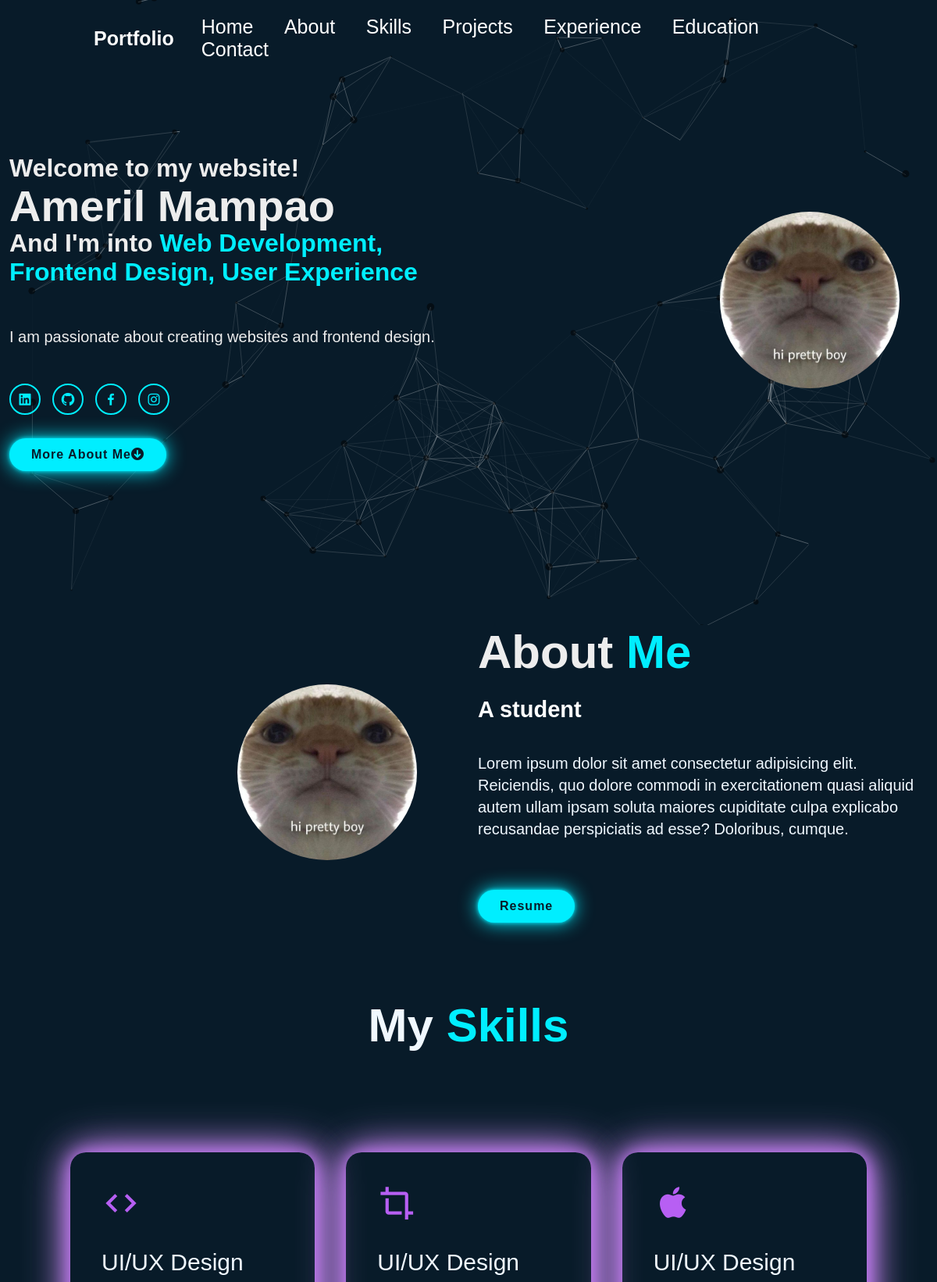
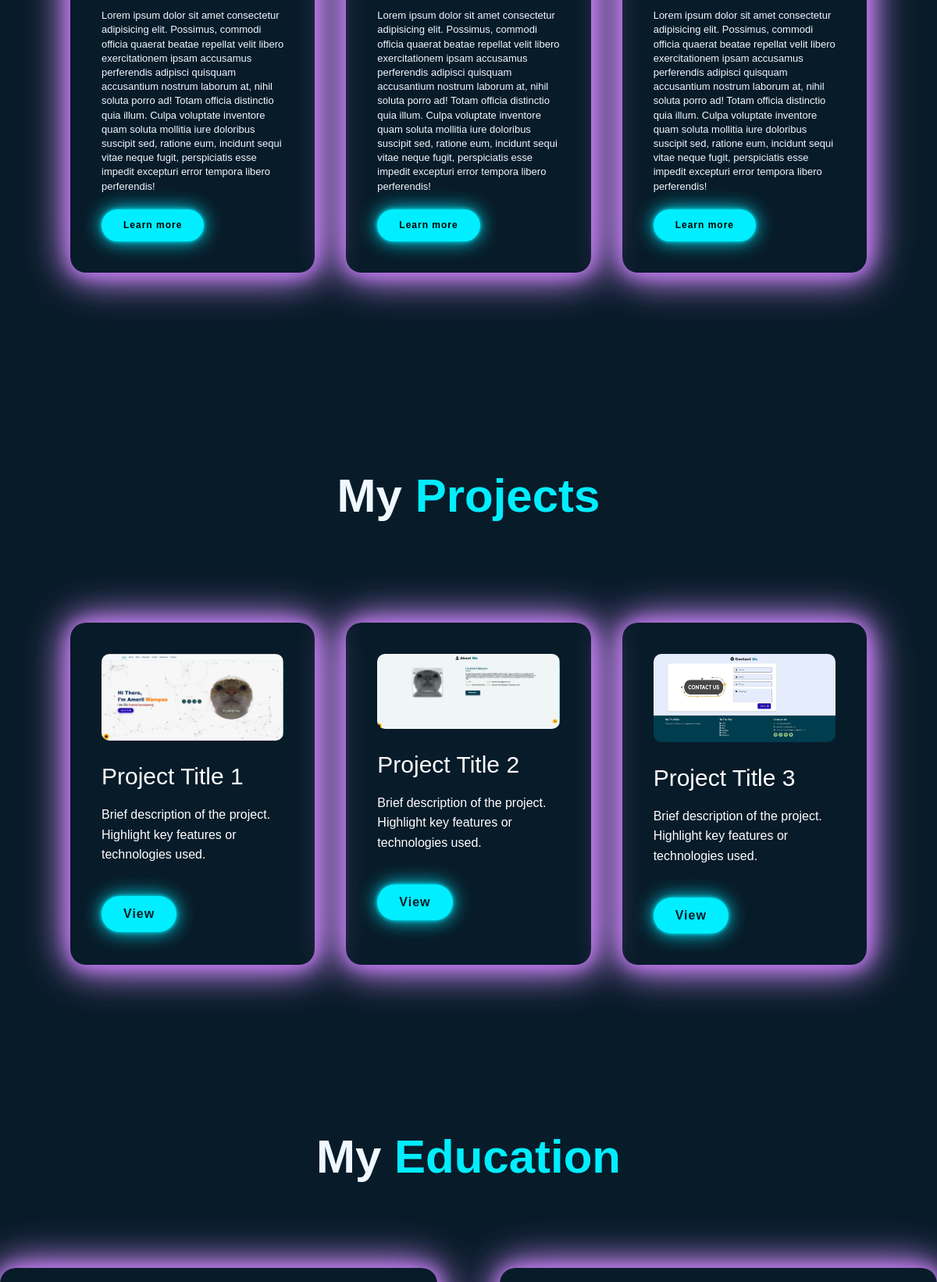
The page / (upper part) on the database its author committed (2 pictures, top to bottom).
### tables this page shows
CREATE TABLE `home` (
  `home_id` int(11) NOT NULL,
  `home_profile_image` varchar(255) NOT NULL,
  `home_welcome_message` varchar(255) NOT NULL,
  `home_title` varchar(255) NOT NULL,
  `home_description` varchar(255) NOT NULL,
  `typing_texts` longtext NOT NULL CHECK (json_valid(`typing_texts`)),
  `contact_info_id` int(11) DEFAULT NULL
);

CREATE TABLE `about` (
  `about_id` int(11) NOT NULL,
  `about_title` varchar(255) NOT NULL,
  `about_subtitle` varchar(255) NOT NULL,
  `about_description` text NOT NULL,
  `resume_link` varchar(255) NOT NULL,
  `home_id` int(11) DEFAULT NULL
);

CREATE TABLE `skills` (
  `skills_id` int(11) NOT NULL,
  `skills_icon_class` varchar(255) NOT NULL,
  `skills_title` varchar(255) NOT NULL,
  `skills_description` text NOT NULL,
  `skills_learn_more_link` varchar(255) NOT NULL
);

CREATE TABLE `projects` (
  `projects_id` int(11) NOT NULL,
  `projects_title` varchar(255) NOT NULL,
  `projects_description` text DEFAULT NULL,
  `projects_image_url` varchar(255) DEFAULT NULL,
  `projects_url` varchar(255) DEFAULT NULL
);

### classes/database.php (called while the page is built, shortened)
<?php
class database{
    function opencon(){
        return new PDO('mysql:host=localhost; dbname=web', 'root', '');
    }
             function fetchFooterData() {
                try {
                    $con = $this->opencon();
                    $query = $con->query("SELECT title, phone, email, address, linkedin, github, facebook, instagram FROM contact_info LIMIT 1");
                    return $query->fetch(PDO::FETCH_ASSOC);
                } catch (PDOException $e) {
                    return false;
                }
            }
            function fetchEducationData() {
                try {
                    $con = $this->opencon();
                    $query = $con->query("SELECT * FROM education");
                    return $query->fetchAll(PDO::FETCH_ASSOC);
                } catch (PDOException $e) {
                    return false;
                }
            }
            function fetchProjectsData() {
                try {
                    $con = $this->opencon();
                    $query = $con->query("SELECT * FROM projects");
                    return $query->fetchAll(PDO::FETCH_ASSOC);
                } catch (PDOException $e) {
                    return false;
                }
            }
            function fetchSkillsData() {
                try {
                    $con = $this->opencon();
                    $query = $con->query("SELECT * FROM skills");
                    return $query->fetchAll(PDO::FETCH_ASSOC);
                } catch (PDOException $e) {
                    return false;
                }
            }
            function fetchHomeData() {
                try {
                    $con = $this->opencon();
                    $query = $con->query("SELECT home.home_id, home.home_profile_image, home.home_welcome_message, home.home_title,
                                          home.home_description, home.typing_texts, contact_info.linkedin, contact_info.github,
                                          contact_info.facebook, contact_info.instagram
                                          FROM home
                                          INNER JOIN contact_info ON home.contact_info_id = contact_info.contact_info_id");
                    return $query->fetchAll(PDO::FETCH_ASSOC);
                } catch (PDOException $e) {
                    return false;
                }
            }
            function fetchAboutData() {
                try {
                    $con = $this->opencon();
                    $query = $con->query("SELECT about.about_id, about.about_title, about.about_subtitle, about.about_description, about.resume_link, home.home_profile_image
                                          FROM about
                                          INNER JOIN home ON about.home_id = home.home_id");
                    return $query->fetchAll(PDO::FETCH_ASSOC);
                } catch (PDOException $e) {
                    return false;
                }
            }
        }

### index.php (the view, shortened to what this page needs)
<?php
require_once('classes/database.php');
$con = new database ();
$footerData = $con->fetchFooterData();
$fetchProjectsData = $con->fetchProjectsData();
$fetchSkillsData = $con->fetchSkillsData();
$fetchHomeData = $con->fetchHomeData();
$fetchAboutData = $con->fetchAboutData();
$socialMediaLinks = '<div class="home-sci">';
if (!empty($footerData['linkedin'])) {
    $socialMediaLinks .= '<a href="' . htmlspecialchars($footerData['linkedin']) . '" target="_blank"><i class="bx bxl-linkedin-square"></i></a>';
}
if (!empty($footerData['github'])) {
    $socialMediaLinks .= '<a href="' . htmlspecialchars($footerData['github']) . '" target="_blank"><i class="bx bxl-github"></i></a>';
}
if (!empty($footerData['facebook'])) {
    $socialMediaLinks .= '<a href="' . htmlspecialchars($footerData['facebook']) . '" target="_blank"><i class="bx bxl-facebook"></i></a>';
}
if (!empty($footerData['instagram'])) {
    $socialMediaLinks .= '<a href="' . htmlspecialchars($footerData['instagram']) . '" target="_blank"><i class="bx bxl-instagram"></i></a>';
}
$socialMediaLinks .= '</div>';
?>
<!DOCTYPE html>
<html lang="en">
<head>
    <link rel="stylesheet" href="css/style.css">
    <link href='https://unpkg.com/boxicons@2.1.4/css/boxicons.min.css' rel='stylesheet'>
    <link rel="stylesheet" href="https://cdnjs.cloudflare.com/ajax/libs/font-awesome/6.0.0-beta3/css/all.min.css">
</head>
<body>
    <header class="header">
        <a href="#" class="logo">Portfolio</a>
        <nav class="navbar">
            <a href="#home" style="--i:1" class="active">Home</a>
            <a href="#about" style="--i:2">About</a>
            <a href="#skills" style="--i:3">Skills</a>
            <a href="#projects" style="--i:4">Projects</a>
            <a href="#experience" style="--i:4">Experience</a>
            <a href="#education" style="--i:4">Education</a>
            <a href="#contact" style="--i:5">Contact</a>
        </nav>
    </header>
<section class="home" id="home">
    <div id="particles-js"></div>
    <div class="home-content">
        <?php
        if ($fetchHomeData) {
            foreach ($fetchHomeData as $row) {
                $home_profile_image = htmlspecialchars($row['home_profile_image']);
                $home_welcome_message = htmlspecialchars($row['home_welcome_message']);
                $home_title = htmlspecialchars($row['home_title']);
                $home_description = htmlspecialchars($row['home_description']);
                $typing_texts = json_decode($row['typing_texts'], true);
                ?>
                <h3><?php echo $home_welcome_message; ?></h3>
                <h1><?php echo $home_title; ?></h1>
                <h3>And I'm into <span class="text"><?php echo implode(', ', $typing_texts); ?></span></h3>
                <p><br><?php echo $home_description; ?></p></br>
                <img src="<?php echo $home_profile_image; ?>" alt="Profile Picture">
                <?php echo $socialMediaLinks; ?>
                <a href="#about" class="btn-box">More About Me<i class="fas fa-arrow-circle-down"></i></a>
                <?php
            }
        } else {
            echo "Failed to fetch home data.";
        }
        ?>
    </div>
</section>
   <section class="about" id="about">
    <?php
    if ($fetchAboutData) {
        foreach ($fetchAboutData as $row) {
            $about_subtitle = htmlspecialchars($row['about_subtitle']);
            $about_description = htmlspecialchars($row['about_description']);
            $resume_link = htmlspecialchars($row['resume_link']);
    ?>
    <div class="about-img">
        <img src="<?php echo htmlspecialchars($home_profile_image); ?>" alt="Profile Picture">
    </div>
    <div class="about-text">
        <h2>About <span>Me</span></h2>
        <h4><?php echo $about_subtitle; ?></h4>
        <p><?php echo $about_description; ?></p>
        <a href="<?php echo $resume_link; ?>" target="_blank" class="btn-box">Resume</a>
    </div>
    <?php
        }
    } else {
        echo "No about data available.";
    }
    ?>
</section>
<section>
    <div class="services" id="skills">
        <div class="container">
            <h1 class="sub-title">My <span>Skills</span></h1>
            <div class="skills-list">
                <?php
                $skills = $fetchSkillsData;
                foreach ($skills as $skill): ?>
                    <div>
                        <i class='<?php echo htmlspecialchars($skill['skills_icon_class']); ?>' style='color:#b75ff3'></i>
                        <h2><?php echo htmlspecialchars($skill['skills_title']); ?></h2>
                        <p><?php echo htmlspecialchars($skill['skills_description']); ?></p>
                        <a href="<?php echo htmlspecialchars($skill['skills_learn_more_link']); ?>" class="read">Learn more</a>
                    </div>
                <?php endforeach; ?>
            </div>
        </div>
    </div>
</section>
<section class="projects" id="projects">
    <div class="container">
        <h1 class="sub-title">My <span>Projects</span></h1>
        <div class="project-list">
            <?php
            $projects = $fetchProjectsData;
            foreach ($projects as $project): ?>
                <div class="project">
                    <img src="<?php echo htmlspecialchars($project['projects_image_url']); ?>" alt="<?php echo htmlspecialchars($project['projects_title']); ?>">
                    <h2><?php echo htmlspecialchars($project['projects_title']); ?></h2>
                    <p><?php echo htmlspecialchars($project['projects_description']); ?></p>
                    <a href="<?php echo htmlspecialchars($project['projects_url']); ?>" target="_blank" class="read">View</a>
                </div>
            <?php endforeach; ?>
        </div>
    </div>
</section>
<section class="education" id="education">
    <h1 class="sub-title">My <span>Education</span></h1>
    <div class="education-container">
        <?php
        $educations = $con->fetchEducationData();
        if ($educations !== false) {
            foreach ($educations as $education) {
                ?>
                <div class="education-item">
                </div>
                <?php
            }
        } else {
            echo "Failed to fetch education data.";
        }
        ?>
    </div>
</section>
</body>
</html>

### rows shown on the page
home: home_welcome_message "Welcome to my website!", home_title "Ameril Mampao", typing_texts "Web Development, Frontend Design, User Experience", home_description "I am passionate about creating websites and frontend design.", home_profile_image (picture)
about: home.home_profile_image (picture), about_subtitle "A student", about_description "Lorem ipsum dolor sit amet consectetur adipisicing elit. Reiciendis, quo dolore commodi in exercitationem quasi aliquid autem ullam ipsam soluta maiores cupiditate culpa explicabo recusandae perspiciatis ad esse? Doloribus, cumque."
skills: skills_title "UI/UX Design", skills_description "Lorem ipsum dolor sit amet consectetur adipisicing elit. Possimus, commodi officia quaerat beatae repellat velit libero exercitationem ipsam accusamus perferendis adipisci quisquam accusantium nostrum laborum at, nihil soluta porro ad! Totam officia distinctio quia illum. Culpa voluptate inventore quam soluta mollitia iure doloribus suscipit sed, ratione eum, incidunt sequi vitae neque fugit, perspiciatis esse impedit excepturi error tempora libero perferendis!"
skills: skills_title "UI/UX Design", skills_description "Lorem ipsum dolor sit amet consectetur adipisicing elit. Possimus, commodi officia quaerat beatae repellat velit libero exercitationem ipsam accusamus perferendis adipisci quisquam accusantium nostrum laborum at, nihil soluta porro ad! Totam officia distinctio quia illum. Culpa voluptate inventore quam soluta mollitia iure doloribus suscipit sed, ratione eum, incidunt sequi vitae neque fugit, perspiciatis esse impedit excepturi error tempora libero perferendis!"
skills: skills_title "UI/UX Design", skills_description "Lorem ipsum dolor sit amet consectetur adipisicing elit. Possimus, commodi officia quaerat beatae repellat velit libero exercitationem ipsam accusamus perferendis adipisci quisquam accusantium nostrum laborum at, nihil soluta porro ad! Totam officia distinctio quia illum. Culpa voluptate inventore quam soluta mollitia iure doloribus suscipit sed, ratione eum, incidunt sequi vitae neque fugit, perspiciatis esse impedit excepturi error tempora libero perferendis!"
projects: projects_image_url (picture), projects_title "Project Title 1", projects_description "Brief description of the project. Highlight key features or technologies used."
projects: projects_image_url (picture), projects_title "Project Title 2", projects_description "Brief description of the project. Highlight key features or technologies used."
projects: projects_image_url (picture), projects_title "Project Title 3", projects_description "Brief description of the project. Highlight key features or technologies used."
